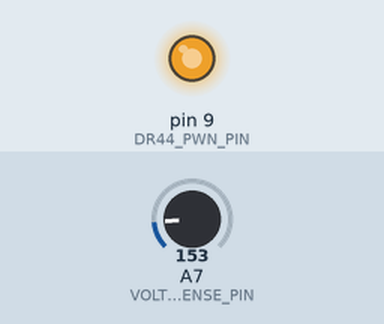
This sketch was run on a simulated Arduino Nano, built with avr-gcc and run on an emulated ATmega328P. Shown: output pins drawn as LEDs (lit = HIGH). Inputs (shaded band) come from the test bench; at power-on: A7 (VOLTAGE_SENSE_PIN) = 153.

Above: at 3.4 s.
Timing chart, 0 to 4.9 s (numbered marks = the images above):
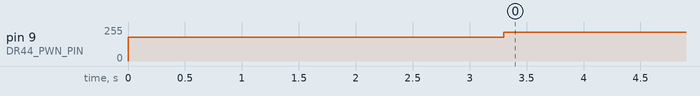

The sketch:

DRuino44.ino
```cpp
/*
* Project DRuino44
* Description: DR44 Alternator PWM Control
* Author: Kevin Carlborg
* Rev 1.0
* Target Device: Arduino Nano using ATmega328
*
* This sketch controls a DR44 alternator. The DR44 needs a 128Hz PWM signal to set
* the desired voltage output. The voltage output of the DR44 is adjusted by varying
* the PWM duty cycle from 5 to 95%. Duty Cycles 0-5% and 95-100% are used for diagnostic purposes.
* See PWM/Voltage scale below. If the DR44 does not see a PWM signal, it defaults to 13.8V output.
* The sketch is setup as a control loop - The PWM duty cycle is adjusted based off of
* the desired target voltage - set by the DEFAULT_VOLTAGE define below. Set this value
* to what voltage you want your DR44 to output.
* The control loop is setup to take 10 voltage measurements, average them, then round
* to the tenths decimal place as a means of digital filtering. Then we compare the
* averaged voltage to the target voltage and increase or decrease the PWM duty cycle
* accordingly.
*
******* Important Note #1 *******
* This setup requires you to run a sense wire from the output of the alterntor to the Arduino. The
* ATmega328 chip on the Aruindo runs off of 5V, so we need to step down the alterntor output
* down to that level. I used a simple voltage divider circuit using a 22k and a 11k Ohm resistor.
* The Vout of the divider should be 4V with an input of 12 from the battery and 5V with an input of
* 15V from the DR44. To more accurately calculate the divided voltage, I hand measured these two
* resistors with a DMM (digital multi meter) and recorded the values as voltageR1 and voltageR2 in
* this sketch. Even using actual resistor values, the measured votlage from the Arduino did not jive
* with the voltage measured from a DMM. So I had to add the voltage calibration offset (CAL_OFFSET) define.
* To set the CAL_OFFSET value to your own needs, you'll need to do the following:
* 1. Set the DEBUG define to 1.
* 2. Hook up your Arduino to your DR44. Arduino pin 9 to DR44, and Arduino GND to vehicle chassis
* 3. Connect your Arduino to your PC through a USB cable.
* 4. Start the engine of your vehicle.
* 5. Open up the Serial Monitor in the Arduino IDE and set the baud to 9600.
* 6. Connect a DMM to the same points (DR44 output and GND) as the Arduino.
* 7. Compare the DMM measurement to the Voltage measurent in the Serial Monitor.
* 8. Set the CAL_OFFSET define equal to the difference between the DMM measurement
*    and the Arduino measurement - We are only looking for tenths digit resolution here.
*    i.e. CAL_OFFSET = [DMM Measurement] - [Arduino Measurement]
*    If the Arduino is measuring higher than the DMM, this value will be negative.
******************************
*
******** Important Note #2 *******
* Using the voltage divider resistors mentioned above, you will most likely have a combined
* 33k Ohm resistive path to GND. Since the output of the alternator should be connected to your
* battery - through a substantial fuse, of course. When the engine is off, key off, etc. There
* will be approximately a 0.4mA draw on your battery through these resistors. This isn't a lot,
* but I didn't want to take a chance on a dead battery. So I ran the voltage sense wire from the
* output of the alternator through a relay. The relay is driven off the 5V of the Arduino (thus a
* 5V coil relay was used). And the Arduino 5V isn't present until the key is switched On.
******************************
*
***** DR44 PWM/Voltage scale *****
* Commanded Duty Cycle Generator Output Voltage
* ref: https://ls1tech.com/forums/conversions-hybrids/1333228-2-wire-truck-alternator-wiring.html#post14432728
* 10% 11 V
* 20% 11.56 V
* 30% 12.12 V
* 40% 12.68 V
* 50% 13.25 V
* 60% 13.81 V
* 70% 14.37 V
* 80% 14.94 V
* 90% 15.5 V
*
***** PWM Frequency Notes *****
* The Required PWM frequency for DR44 is 128Hz
* The Arduino PWM frequency is set to 122.5 Hz
* This is as close as we can get to the required frequency and it works quite well.
* This sketch is setup to use Ardunio pin 9 to drive the DR44. Alternatively, pin 10
* could be used. The setPwmFrequency function called within setup() sets timer1 to the
* base 122.5 Hz frequency. Pins 9 and 10 are controlled by timer1. See the header above
* the setPwmFrequency function below for more info.
*/

/******* User Customized Defines  *******/
#define DEBUG             0        //Turns on printing to serial monitor
#define DEFAULT_VOLTAGE   14.5     //Target Start Up Voltage
#define voltageR1         21890.0  //Manually Measured Value for Voltage Sense divider
#define voltageR2         10920.0  //Manually Measured Value for Voltage Sense divider
#define CAL_OFFSET        0.2      //Voltage Measurement Correction - for some reason the ADC is off a little.

// Arduino Pin Defines
#define ENGINE_TEMP_PIN   A0  //Temp Sensor in thermostat housing, it's a renix with an HO housing so it's not used for anything else
#define TEMP_SENSOR_PIN   A6  //TMP36 Temp sensor
#define VOLTAGE_SENSE_PIN A7  //Measure output of the alternator through a voltage divider
#define DR44_PWN_PIN      9   //Pin to drive the DR44 PWM

/*********  Time Defines  *********/
#define VOLTAGE_SAMPLE_INTERVAL     30

/*********  Global Defines  *********/
#define MAX_SAMPLES           10      //Num voltage measurements to average
#define DEFAULT_PWM           178     //Starting PWM, equivalent to 14.37V
#define ADC_RESOLUTION        1023.0

/**
 * Use PWM_INCREMENT_FACTOR to find the PWM increment
 * This will speed up the the transition when changing the target set point
 * To find the increment we'll first find the difference between the current measured voltage
 * and the current target Voltage. Then we'll multiply the difference by 10 to find out how many tenths
 * of volts difference there is. We do this because we are only concerned with tenths place resolution
 * as a sort of digital filtering. There is approximately 4.5 PWM bits per tenth of a volt output change
 * from the DR44. So mulitply the number of tenths by 4.5. Finally divide by 4 to give a finer step
 * increment so that we gradually fade into the new target voltage.
 * Mathmatically: number_of_tenths * pwm_per_tenth / 4 = 10 * 4.5 / 4 = 11.25
 * i.e. Votlage difference of 0.1V = 1.125 PWM step increment
 * i.e. Voltage difference of 1.0V = 11.25 PWM step increment
 *
 * To change the duty cycle on the Arduino we do an analogWrite with a value of 0 to 255.
 * The value 0 is equal to 0 VDC output. The value 255 is equal to 5 VDC output.
 * The value 128 is (approximately) 50% duty cycle. At 122.5 HZ, the signal is ON for 4ms and OFF for 4ms
 *
 * Here are some calculated values based on the DR44 PWM/Voltage scale
 * 0.0563   Volt per 1 PWM %
 * 0.39215     % per PWM bit
 * 0.022078 Volt per PWM bit
 * 45.293    PWM per Volt
 * 4.5293    PWM per Tenth Volt
 */
#define PWM_INCREMENT_FACTOR  11.25

/** Constant Variables
 *  These were chosen as Variables to force compiler to use the preferred data type
 */
const int MIN_PWM = 255*0.20;     //equivalent to 11.56V
const int MAX_PWM = 255*0.85;     //equivalent to 15.22V
const float REF_VOLTAGE = 5.0;

// Misc Variables
uint8_t sampleCount;
int16_t currentPWM = DEFAULT_PWM;
unsigned long last_sample_time;
float targetVoltage = DEFAULT_VOLTAGE;
float samples[MAX_SAMPLES];
float avgVoltage;  //one significant digit resolution to keep Alternator drive PWM stable

// Function Prototypes
void setPwmFrequency(int pin, int divisor);
float measureVoltage(void);
void initVariables(void);
void clampPWM(void);
float findAVG(void);
float roundToTenths(float value);

void setup() {
  pinMode(VOLTAGE_SENSE_PIN, INPUT);
  pinMode(DR44_PWN_PIN, OUTPUT);
  setPwmFrequency(DR44_PWN_PIN, 256);
  analogWrite(DR44_PWN_PIN, currentPWM ); // Start off with 60% duty cycle
  Serial.begin(9600);
  initVariables();
  delay(3000);  //wait for engine to start
}


void loop() {

  unsigned long currentMillis = millis();
  if (currentMillis - last_sample_time >= VOLTAGE_SAMPLE_INTERVAL) {
    last_sample_time = currentMillis;
    samples[sampleCount] = measureVoltage();
    sampleCount++;
  }
  if(sampleCount >= MAX_SAMPLES) {
    sampleCount = 0;
    float avgVoltgeRaw = findAVG();
    avgVoltage = roundToTenths(avgVoltgeRaw); //digital filtering

    if(avgVoltage != targetVoltage) {
      float tempVDiff = targetVoltage - avgVoltage;
      int16_t pwmIncrement = tempVDiff * PWM_INCREMENT_FACTOR;
      currentPWM += pwmIncrement;
      clampPWM();
      analogWrite(DR44_PWN_PIN, currentPWM );
    }
     /*
      *  old way of dithering the PWM
      if(avgVoltage < targetVoltage) {
        currentPWM += 2;
        clampPWM();
        analogWrite(DR44_PWN_PIN, currentPWM );
      }
      else if (avgVoltage > targetVoltage) {
        currentPWM--;
        clampPWM();
        analogWrite(DR44_PWN_PIN, currentPWM );
      }*/

    if(DEBUG){
      Serial.print("findAVG= ");
      Serial.println(avgVoltgeRaw);
      Serial.print("Voltage= ");
      Serial.println(avgVoltage);
      Serial.print("PWM= ");
      Serial.println(currentPWM);
      delay(1000);
    }
  }
  delay(10);
}

void initVariables(void) {
  sampleCount = 0;
  avgVoltage = 0.0;
  last_sample_time = 0;
  for(int i=0;i<MAX_SAMPLES;i++)
    samples[i] = 0.0;
}

void clampPWM(void) {
  if(currentPWM > MAX_PWM)
    currentPWM = MAX_PWM;
  else if(currentPWM < MIN_PWM)
    currentPWM = MIN_PWM;
}

float measureVoltage(void) {
  return ((REF_VOLTAGE * analogRead(VOLTAGE_SENSE_PIN) / ADC_RESOLUTION) *(voltageR1+voltageR2)/voltageR2)+CAL_OFFSET;
}

float findAVG(void) {
  float avg = 0.0;
  for(int i=0;i<MAX_SAMPLES;i++) {
    avg += samples[i];
  }
  return avg/MAX_SAMPLES;
}

float roundToTenths(float value) {
  int temp = value * 10;
  return temp/10.0;
}


/**
 * Divides a given PWM pin frequency by a divisor.
 *
 * The resulting frequency is equal to the base frequency divided by
 * the given divisor:
 *   - Base frequencies:
 *      o The base frequency for pins 3, 9, 10, and 11 is 31250 Hz.
 *      o The base frequency for pins 5 and 6 is 62500 Hz.
 *   - Divisors:
 *      o The divisors available on pins 5, 6, 9 and 10 are: 1, 8, 64,
 *        256, and 1024.
 *      o The divisors available on pins 3 and 11 are: 1, 8, 32, 64,
 *        128, 256, and 1024.
 *
 * PWM frequencies are tied together in pairs of pins. If one in a
 * pair is changed, the other is also changed to match:
 *   - Pins 5 and 6 are paired on timer0
 *   - Pins 9 and 10 are paired on timer1
 *   - Pins 3 and 11 are paired on timer2
 *
 * Note that this function will have side effects on anything else
 * that uses timers:
 *   - Changes on pins 3, 5, 6, or 11 may cause the delay() and
 *     millis() functions to stop working. Other timing-related
 *     functions may also be affected.
 *   - Changes on pins 9 or 10 will cause the Servo library to function
 *     incorrectly.
 *
 * Thanks to macegr of the Arduino forums for his documentation of the
 * PWM frequency divisors. His post can be viewed at:
 *   http://www.arduino.cc/cgi-bin/yabb2/YaBB.pl?num=1235060559/0#4

Pins 5 and 6: controlled by Timer 0 in fast PWM mode (cycle length = 256)
    Setting   Divisor   Frequency
    0x01    1     62500
    0x02      8     7812.5
    0x03      64    976.5625   <--DEFAULT
    0x04    256     244.140625
    0x05    1024    61.03515625

    TCCR0B = (TCCR0B & 0b11111000) | <setting>;

Pins 9 and 10: controlled by timer 1 in phase-correct PWM mode (cycle length = 510)
    Setting   Divisor   Frequency
    0x01    1     31372.55
    0x02    8     3921.16
    0x03      64    490.20   <--DEFAULT
    0x04      256     122.55
    0x05    1024    30.64

    TCCR1B = (TCCR1B & 0b11111000) | <setting>;

Pins 11 and 3: controlled by timer 2 in phase-correct PWM mode (cycle length = 510)
    Setting   Divisor   Frequency
    0x01    1     31372.55
    0x02    8     3921.16
    0x03      32      980.39
    0x04    64    490.20   <--DEFAULT
    0x05    128     245.10
    0x06      256     122.55
    0x07    1024      30.64

    TCCR2B = (TCCR2B & 0b11111000) | <setting>;

All frequencies are in Hz and assume a 16000000 Hz system clock.

 */
void setPwmFrequency(int pin, int divisor) {
  byte mode;
  if(pin == 5 || pin == 6 || pin == 9 || pin == 10) {
    switch(divisor) {
      case 1: mode = 0x01; break;
      case 8: mode = 0x02; break;
      case 64: mode = 0x03; break;
      case 256: mode = 0x04; break;
      case 1024: mode = 0x05; break;
      default: return;
    }
    if(pin == 5 || pin == 6) {
      TCCR0B = TCCR0B & 0b11111000 | mode;
    } else {
      TCCR1B = TCCR1B & 0b11111000 | mode;
    }
  } else if(pin == 3 || pin == 11) {
    switch(divisor) {
      case 1: mode = 0x01; break;
      case 8: mode = 0x02; break;
      case 32: mode = 0x03; break;
      case 64: mode = 0x04; break;
      case 128: mode = 0x05; break;
      case 256: mode = 0x06; break;
      case 1024: mode = 0x7; break;
      default: return;
    }
    TCCR2B = TCCR2B & 0b11111000 | mode;
  }
}
```

Measured:
- by itself, pin 9 (DR44_PWN_PIN): 178/255 → 216/255 at 3.3 s
